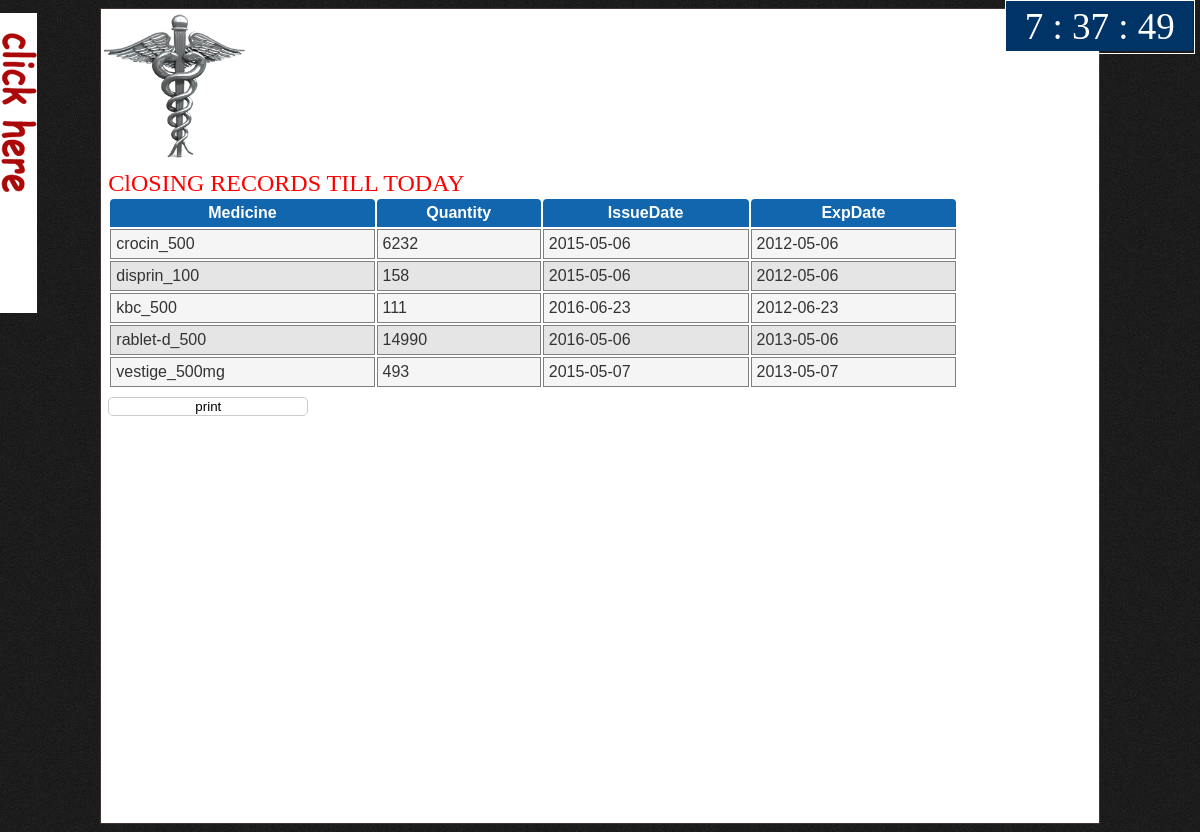
The app's page /closingstock.php (signed in) with its own data.
### tables this page shows
CREATE TABLE IF NOT EXISTS `medicineentry` (
  `medicine` varchar(40) NOT NULL,
  `quantity` int(5) DEFAULT NULL,
  `issuedate` date NOT NULL,
  `expdate` date NOT NULL,
  PRIMARY KEY (`medicine`)
);

### closingstock.php (the view, shortened to what this page needs)
<?php
if(isset($_SESSION['is_logged_in']))
{
?>
<html>
<head>
<link href='style/trtd.css' rel='stylesheet' type='text/css'/>
<link href='earning.css' rel='stylesheet' type='text/css'/>
</head>
<body id="main"bgcolor="lightgreen"  onload="digital_clock()">
<div id="wrap" style="top:0px;right:5px;position:absolute; ">
<div id="digital-clock">
<ul>
<li id="hours"></li>
<li> :</li>
<li id="minutes"></li>
<li> :</li>
<li id="seconds"></li>
</ul>
</div>
</div>
<table border=0 align=center width=100% height=70% id="table">
<tr><td colspan=2 height=100><div><img src="photo/logo.jpg" name="slide" style="" height="150"/>
</tr></td></tr>
<tr align=left><td rowspan=3 align=left valign=top>
<?php require("sidemenu.php")?>
</td></tr>
<tr><td valign=top>
<div id="showdetail" style="height:650px">
<p> <font face=vani color=red size=5>ClOSING RECORDS TILL TODAY</font>
<table class="oddeven"width=100%><thead><tr><th>Medicine</th><th>Quantity</th><th>IssueDate</th><th>ExpDate</th></tr></thead>
<tbody>
<?php
$t2="medicineentry";
$sql="SELECT *
FROM $t2;";
$result=mysql_query($sql) or die("sql".mysql_error());
while($row=mysql_fetch_array($result))
{
?>
<tr><td><?php echo($row["medicine"])?></td><td><?php echo($row["quantity"])?></td><td><?php echo($row["issuedate"])?></td><td><?php echo($row["expdate"])?></td></tr>
<?php
}
?>
</tbody>
</table>
<input type="button" value="print" onClick="javascript:printSelection(document.getElementById('showdetail'));">
</div>
</td></tr>
</table>
</body>
</html>
<?php
}
else
header('Location:login.php');
?>

### style/trtd.css (style rules this page uses)
.odd { background-color:#e5e5e5; }
.even { background-color:#f5f5f5; }

### earning.css (style rules this page uses)
body { background:url(photo/bg.jpg); }
table { background:white; }
#table { width:1000px; min-height:768px; height:auto; background:white; height:auto; border:1px groove #433; }
#showdetail { width:850px; background:WHITE; border:none; }
#showdetail table { color:#333; font-family:arial; }
#digital-clock { height:52px; border:1px solid #fff; width:11.75em; }
#digital-clock ul { margin:0; padding:0.1em; background:#003366; font-size:37px; width:180px; color:#FFF; list-style-type:none; text-align:center; }
#digital-clock li { display:inline; padding:0; margin:0; }
.oddeven { width:850; }
.oddeven td { padding:5px; padding-left:5px; border:1px groove gray; }
.oddeven thead th { background-color:#1266ae; padding:5px; color:white; font-family:arial; border-top-left-radius:4px; border-top-right-radius:4px; }
input, textarea { font-family:"Myriad Pro", "Trebuchet MS", sans-serif; background-color: #fff; border: 1px solid #ccc; width: 200px; display: block; margin-bottom: 16px; margin-top: 8px; -webkit-border-radius: 5px; -moz-border-radius: 5px; -o-border-radius: 5px; -ms-border-radius: 5px; -khtml-border-radius: 5px; border-radius: 5px; -webkit-transition: all 0.5s ease-in-out; -moz-transition: all 0.5s ease-in-out; -o-transition: all 0.5s ease-in-out; -ms-transition: all 0.5s ease-in-out; transition: all 0.5s ease-in-out; color: #000; }

### records on screen
medicineentry: medicine "crocin_500", quantity "6232", issuedate "2015-05-06", expdate "2012-05-06"
medicineentry: medicine "disprin_100", quantity "158", issuedate "2015-05-06", expdate "2012-05-06"
medicineentry: medicine "kbc_500", quantity "111", issuedate "2016-06-23", expdate "2012-06-23"
medicineentry: medicine "rablet-d_500", quantity "14990", issuedate "2016-05-06", expdate "2013-05-06"
medicineentry: medicine "vestige_500mg", quantity "493", issuedate "2015-05-07", expdate "2013-05-07"
